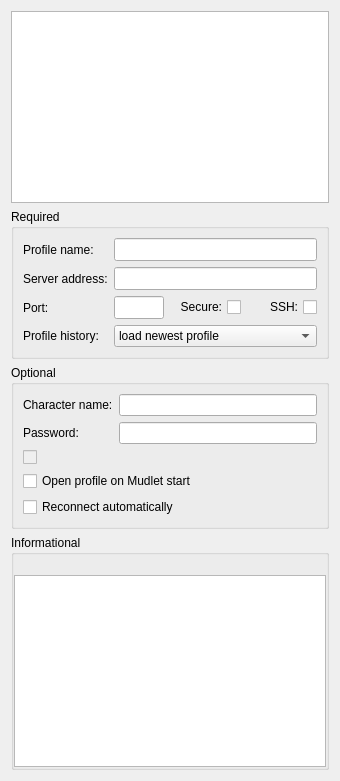
       <widget class="QWidget" name="widget_2" native="true">
        <property name="sizePolicy">
         <sizepolicy hsizetype="Fixed" vsizetype="Expanding">
          <horstretch>0</horstretch>
          <verstretch>0</verstretch>
         </sizepolicy>
        </property>
        <property name="minimumSize">
         <size>
          <width>340</width>
          <height>0</height>
         </size>
        </property>
        <property name="maximumSize">
         <size>
          <width>300</width>
          <height>16777215</height>
         </size>
        </property>
        <layout class="QVBoxLayout" name="verticalLayout">
         <item>
          <widget class="QTextBrowser" name="welcome_message">
           <property name="enabled">
            <bool>true</bool>
           </property>
           <property name="sizePolicy">
            <sizepolicy hsizetype="Expanding" vsizetype="Expanding">
             <horstretch>0</horstretch>
             <verstretch>0</verstretch>
            </sizepolicy>
           </property>
           <property name="minimumSize">
            <size>
             <width>0</width>
             <height>140</height>
            </size>
           </property>
           <property name="maximumSize">
            <size>
             <width>16777215</width>
             <height>16777215</height>
            </size>
           </property>
           <property name="openLinks">
            <bool>false</bool>
           </property>
          </widget>
         </item>
         <item>
          <widget class="QGroupBox" name="requiredArea">
           <property name="sizePolicy">
            <sizepolicy hsizetype="Expanding" vsizetype="Fixed">
             <horstretch>0</horstretch>
             <verstretch>0</verstretch>
            </sizepolicy>
           </property>
           <property name="title">
            <string>Required</string>
           </property>
           <layout class="QGridLayout" name="gridLayout">
            <item row="1" column="0">
             <widget class="QLabel" name="label_serverUrl">
              <property name="text">
               <string>Server address:</string>
              </property>
             </widget>
            </item>
            <item row="2" column="2">
             <widget class="QCheckBox" name="port_ssl_tsl">
              <property name="layoutDirection">
               <enum>Qt::RightToLeft</enum>
              </property>
              <property name="text">
               <string>Secure:</string>
              </property>
             </widget>
            </item>
            <item row="3" column="0">
             <widget class="QLabel" name="label_profileHistory">
              <property name="text">
               <string>Profile history:</string>
              </property>
             </widget>
            </item>
            <item row="2" column="0">
             <widget class="QLabel" name="label_port">
              <property name="text">
               <string>Port:</string>
              </property>
             </widget>
            </item>
            <item row="0" column="0">
             <widget class="QLabel" name="label_profileName">
              <property name="text">
               <string>Profile name:</string>
              </property>
             </widget>
            </item>
            <item row="2" column="1">
             <widget class="QLineEdit" name="port_entry">
              <property name="minimumSize">
               <size>
                <width>40</width>
                <height>0</height>
               </size>
              </property>
              <property name="maximumSize">
               <size>
                <width>50</width>
                <height>16777215</height>
               </size>
              </property>
              <property name="font">
               <font>
                <family>Bitstream Charter</family>
                <pointsize>9</pointsize>
               </font>
              </property>
              <property name="text">
               <string/>
              </property>
              <property name="maxLength">
               <number>32767</number>
              </property>
              <property name="echoMode">
               <enum>QLineEdit::Normal</enum>
              </property>
              <property name="cursorPosition">
               <number>0</number>
              </property>
             </widget>
            </item>
            <item row="2" column="3">
             <widget class="QCheckBox" name="port_ssh">
              <property name="layoutDirection">
               <enum>Qt::RightToLeft</enum>
              </property>
              <property name="text">
               <string>SSH:</string>
              </property>
             </widget>
            </item>
            <item row="0" column="1" colspan="3">
             <widget class="QLineEdit" name="profile_name_entry">
              <property name="font">
               <font>
                <family>Bitstream Charter</family>
                <pointsize>9</pointsize>
               </font>
              </property>
              <property name="readOnly">
               <bool>false</bool>
              </property>
             </widget>
            </item>
            <item row="1" column="1" colspan="3">
             <widget class="QLineEdit" name="host_name_entry">
              <property name="minimumSize">
               <size>
                <width>100</width>
                <height>0</height>
               </size>
              </property>
              <property name="font">
               <font>
                <family>Bitstream Charter</family>
                <pointsize>9</pointsize>
               </font>
              </property>
             </widget>
            </item>
            <item row="3" column="1" colspan="3">
             <widget class="QComboBox" name="profile_history">
              <property name="sizePolicy">
               <sizepolicy hsizetype="Expanding" vsizetype="Fixed">
                <horstretch>0</horstretch>
                <verstretch>0</verstretch>
               </sizepolicy>
              </property>
              <property name="minimumSize">
               <size>
                <width>0</width>
                <height>0</height>
               </size>
              </property>
              <item>
               <property name="text">
                <string>load newest profile</string>
               </property>
              </item>
              <item>
               <property name="text">
                <string>load oldest profile</string>
               </property>
              </item>
             </widget>
            </item>
           </layout>
          </widget>
         </item>
         <item>
          <widget class="QGroupBox" name="optionalArea">
           <property name="sizePolicy">
            <sizepolicy hsizetype="Expanding" vsizetype="Fixed">
             <horstretch>0</horstretch>
             <verstretch>0</verstretch>
            </sizepolicy>
           </property>
           <property name="minimumSize">
            <size>
             <width>0</width>
             <height>0</height>
            </size>
           </property>
           <property name="title">
            <string>Optional</string>
           </property>
           <layout class="QGridLayout" name="gridLayout_2">
            <item row="1" column="0">
             <widget class="QLabel" name="label_password">
              <property name="text">
               <string>Password:</string>
              </property>
             </widget>
            </item>
            <item row="0" column="0">
             <widget class="QLabel" name="label_characterName">
              <property name="text">
               <string>Character name:</string>
              </property>
             </widget>
            </item>
            <item row="0" column="1">
             <widget class="QLineEdit" name="login_entry">
              <property name="toolTip">
               <string>The characters name</string>
              </property>
              <property name="echoMode">
               <enum>QLineEdit::Normal</enum>
              </property>
             </widget>
            </item>
            <item row="3" column="0" colspan="2">
             <widget class="QCheckBox" name="autologin_checkBox">
              <property name="sizePolicy">
               <sizepolicy hsizetype="Maximum" vsizetype="Fixed">
                <horstretch>0</horstretch>
                <verstretch>0</verstretch>
               </sizepolicy>
              </property>
              <property name="toolTip">
               <string>With this enabled, Mudlet will automatically start and connect on this profile when it is launched</string>
              </property>
              <property name="layoutDirection">
               <enum>Qt::LeftToRight</enum>
              </property>
              <property name="text">
               <string>Open profile on Mudlet start</string>
              </property>
             </widget>
            </item>
            <item row="4" column="0" colspan="2">
             <widget class="QCheckBox" name="auto_reconnect">
              <property name="layoutDirection">
               <enum>Qt::LeftToRight</enum>
              </property>
              <property name="text">
               <string>Reconnect automatically</string>
              </property>
             </widget>
            </item>
            <item row="1" column="1">
             <widget class="QLineEdit" name="character_password_entry">
              <property name="toolTip">
               <string>Characters password. Note that the password isn't encrypted in storage</string>
              </property>
              <property name="echoMode">
               <enum>QLineEdit::Password</enum>
              </property>
             </widget>
            </item>
            <item row="2" column="0">
             <widget class="QCheckBox" name="discord_optin_checkBox">
              <property name="enabled">
               <bool>false</bool>
              </property>
              <property name="toolTip">
               <string>Enable Discord integration (not supported by game)</string>
              </property>
              <property name="text">
               <string/>
              </property>
              <property name="icon">
               <iconset resource="../mudlet.qrc">
                <normaloff>:/icons/Discord-Logo+Wordmark-Color.png</normaloff>:/icons/Discord-Logo+Wordmark-Color.png</iconset>
              </property>
              <property name="iconSize">
               <size>
                <width>65</width>
                <height>22</height>
               </size>
              </property>
             </widget>
            </item>
           </layout>
          </widget>
         </item>
         <item>
          <widget class="QGroupBox" name="informationalArea">
           <property name="sizePolicy">
            <sizepolicy hsizetype="Expanding" vsizetype="Expanding">
             <horstretch>0</horstretch>
             <verstretch>0</verstretch>
            </sizepolicy>
           </property>
           <property name="minimumSize">
            <size>
             <width>0</width>
             <height>0</height>
            </size>
           </property>
           <property name="title">
            <string>Informational</string>
           </property>
           <layout class="QGridLayout" name="gridLayout_4">
            <property name="leftMargin">
             <number>0</number>
            </property>
            <property name="topMargin">
             <number>0</number>
            </property>
            <property name="rightMargin">
             <number>0</number>
            </property>
            <property name="bottomMargin">
             <number>0</number>
            </property>
            <property name="horizontalSpacing">
             <number>0</number>
            </property>
            <item row="0" column="0" rowspan="2">
             <widget class="QLabel" name="label_7">
              <property name="sizePolicy">
               <sizepolicy hsizetype="Fixed" vsizetype="Preferred">
                <horstretch>0</horstretch>
                <verstretch>0</verstretch>
               </sizepolicy>
              </property>
              <property name="text">
               <string>Website:</string>
              </property>
             </widget>
            </item>
            <item row="0" column="1">
             <widget class="QLabel" name="website_entry">
              <property name="sizePolicy">
               <sizepolicy hsizetype="Expanding" vsizetype="Preferred">
                <horstretch>0</horstretch>
                <verstretch>0</verstretch>
               </sizepolicy>
              </property>
              <property name="font">
               <font>
                <family>DejaVu Sans</family>
                <pointsize>9</pointsize>
               </font>
              </property>
              <property name="text">
               <string/>
              </property>
              <property name="scaledContents">
               <bool>true</bool>
              </property>
              <property name="openExternalLinks">
               <bool>true</bool>
              </property>
             </widget>
            </item>
            <item row="1" column="0" colspan="3">
             <widget class="QPlainTextEdit" name="mud_description_textedit">
              <property name="minimumSize">
               <size>
                <width>0</width>
                <height>0</height>
               </size>
              </property>
              <property name="maximumSize">
               <size>
                <width>16777215</width>
                <height>16777215</height>
               </size>
              </property>
              <property name="toolTip">
               <string>Game description</string>
              </property>
              <property name="tabChangesFocus">
               <bool>true</bool>
              </property>
              <property name="readOnly">
               <bool>false</bool>
              </property>
             </widget>
            </item>
           </layout>
          </widget>
         </item>
        </layout>
       </widget>
